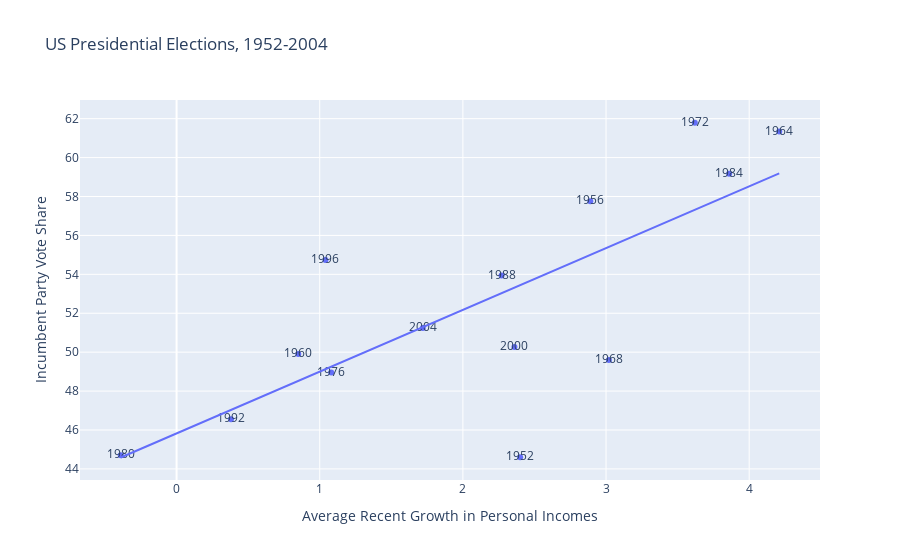

This figure's notebook cell:
### Markdown cell above
Make a scatterplot of the relationship between 1 feature and the target.

We'll use an economic feature: Average Recent Growth in Personal Incomes. ("Bread")

### Code cell
import pandas as pd
import matplotlib.pyplot as plt
import plotly.express as px

px.scatter(
    train,
    x='Average Recent Growth in Personal Incomes',
    y='Incumbent Party Vote Share',
    text='Year',
    title='US Presidential Elections, 1952-2004',
    trendline='ols',  # Ordinary Least Squares
)

### Figure 1 — Plotly figure (JSON) as saved in the notebook; plotly's stock layout.template omitted (floating-point values rounded to 4 significant figures)
{"data": [{"hovertemplate": "Average Recent Growth in Personal Incomes=%{x}<br>Incumbent Party Vote Share=%{y}<br>Year=%{text}<extra></extra>", "legendgroup": "", "marker": {"color": "#636efa", "symbol": "circle"}, "mode": "markers+text", "name": "", "orientation": "v", "showlegend": false, "text": [1952, 1956, 1960, 1964, 1968, 1972, 1976, 1980, 1984, 1988, 1992, 1996, 2000, 2004], "type": "scatter", "x": [2.4, 2.89, 0.85, 4.21, 3.02, 3.62, 1.08, -0.39, 3.86, 2.27, 0.38, 1.04, 2.36, 1.72], "xaxis": "x", "y": [44.6, 57.76, 49.91, 61.34, 49.6, 61.79, 48.95, 44.7, 59.17, 53.94, 46.55, 54.74, 50.27, 51.24], "yaxis": "y"}, {"hovertemplate": "<b>OLS trendline</b><br>Incumbent Party Vote Share = 3.17409 * Average Recent Growth in Personal Incomes + 45.8234<br>R<sup>2</sup>=0.566391<br><br>Average Recent Growth in Personal Incomes=%{x}<br>Incumbent Party Vote Share=%{y} <b>(trend)</b><extra></extra>", "legendgroup": "", "marker": {"color": "#636efa", "symbol": "circle"}, "mode": "lines", "name": "", "showlegend": false, "type": "scatter", "x": [-0.39, 0.38, 0.85, 1.04, 1.08, 1.72, 2.27, 2.36, 2.4, 2.89, 3.02, 3.62, 3.86, 4.21], "xaxis": "x", "y": [44.59, 47.03, 48.52, 49.12, 49.25, 51.28, 53.03, 53.31, 53.44, 55.0, 55.41, 57.31, 58.08, 59.19], "yaxis": "y"}], "layout": {"legend": {"tracegroupgap": 0}, "title": {"text": "US Presidential Elections, 1952-2004"}, "xaxis": {"anchor": "y", "domain": [0, 1], "title": {"text": "Average Recent Growth in Personal Incomes"}}, "yaxis": {"anchor": "x", "domain": [0, 1], "title": {"text": "Incumbent Party Vote Share"}}}}
